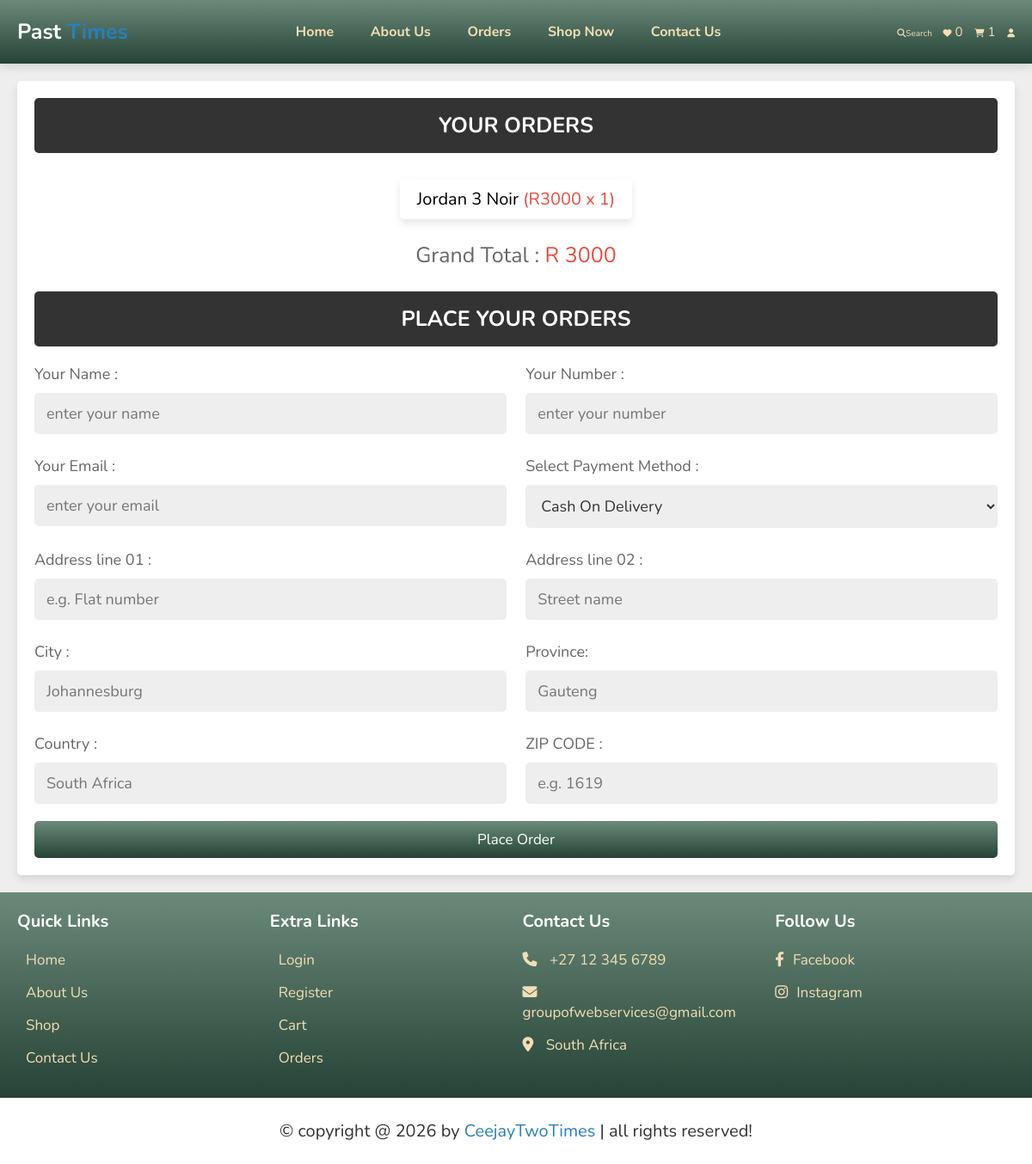
The page /checkout.php (signed in) on the database its author committed.
### tables this page shows
CREATE TABLE `cart` (
  `id` int(100) NOT NULL,
  `user_id` int(100) NOT NULL,
  `pid` int(100) NOT NULL,
  `name` varchar(100) NOT NULL,
  `price` int(10) NOT NULL,
  `quantity` int(10) NOT NULL,
  `image` varchar(100) NOT NULL
);

### checkout.php (the view, shortened to what this page needs)
<?php
include 'components/connect.php';
if(isset($_SESSION['user_id'])){
   $user_id = $_SESSION['user_id'];
}else{
   $user_id = '';
   header('location:user_login.php');
};
?>
<!DOCTYPE html>
<html lang="en">
<head>
   <link rel="stylesheet" href="https://cdnjs.cloudflare.com/ajax/libs/font-awesome/6.1.1/css/all.min.css">
   <link rel="stylesheet" href="css/style.css">
</head>
<body>
<?php include 'components/user_header.php'; ?>
<section class="checkout-orders">
   <form action="" method="POST">
   <h3>Your Orders</h3>
      <div class="display-orders">
      <?php
         $grand_total = 0;
         $select_cart = $conn->prepare("SELECT * FROM `cart` WHERE user_id = ?");
         $select_cart->execute([$user_id]);
         if($select_cart->rowCount() > 0){
            while($fetch_cart = $select_cart->fetch(PDO::FETCH_ASSOC)){
               $grand_total += ($fetch_cart['price'] * $fetch_cart['quantity']);
      ?>
         <p> <?= $fetch_cart['name']; ?> <span>(<?= 'R'.$fetch_cart['price'].' x '. $fetch_cart['quantity']; ?>)</span> </p>
      <?php
            }
         }else{
            echo '<p class="empty">your cart is empty!</p>';
         }
      ?>
         <div class="grand-total">Grand Total : <span> R <?= $grand_total; ?></span></div>
      </div>
      <h3>Place Your Orders</h3>
      <div class="flex">
         <div class="inputBox">
            <span>Your Name :</span>
            <input type="text" name="name" placeholder="enter your name" class="box" maxlength="20" required>
         </div>
         <div class="inputBox">
            <span>Your Number :</span>
            <input type="number" name="number" placeholder="enter your number" class="box" min="0" max="9999999999" onkeypress="if(this.value.length == 10) return false;" required>
         </div>
         <div class="inputBox">
            <span>Your Email :</span>
            <input type="email" name="email" placeholder="enter your email" class="box" maxlength="50" required>
         </div>
         <div class="inputBox">
            <span>Select Payment Method :</span>
            <select name="method" class="box" required>
               <option value="cash on delivery">Cash On Delivery</option>
            </select>
         </div>
         <div class="inputBox">
            <span>Address line 01 :</span>
            <input type="text" name="flat" placeholder="e.g. Flat number" class="box" maxlength="50" required>
         </div>
         <div class="inputBox">
            <span>Address line 02 :</span>
            <input type="text" name="street" placeholder="Street name" class="box" maxlength="50" required>
         </div>
         <div class="inputBox">
            <span>City :</span>
            <input type="text" name="city" placeholder="Johannesburg" class="box" maxlength="50" required>
         </div>
         <div class="inputBox">
            <span>Province:</span>
            <input type="text" name="state" placeholder="Gauteng" class="box" maxlength="50" required>
         </div>
         <div class="inputBox">
            <span>Country :</span>
            <input type="text" name="country" placeholder="South Africa" class="box" maxlength="50" required>
         </div>
         <div class="inputBox">
            <span>ZIP CODE :</span>
            <input type="number" min="0" name="pin_code" placeholder="e.g. 1619" min="0" max="999999" onkeypress="if(this.value.length == 6) return false;" class="box" required>
         </div>
      </div>
      <input type="submit" name="order" class="btn <?= ($grand_total > 1)?'':'disabled'; ?>" value="place order">
   </form>
</section>
<?php include 'components/footer.php'; ?>
</body>
</html>

### css/style.css (style rules this page uses)
:root { --main-color:#2980b9; --orange:#f39c12; --red:#e74c3c; --black:#333; --white:#fff; --light-color:#666; --light-bg:#eee; --box-shadow:0 .5rem 1rem rgba(0,0,0,.1); }
* { font-family: 'Nunito', sans-serif; margin:0; padding:0; box-sizing: border-box; outline: none; border:none; text-decoration: none; }
html { font-size: 62.5%; overflow-x: hidden; }
body { background-color: var(--light-bg); }
section { padding:2rem; margin:0 auto; }
.btn, .delete-btn, .option-btn { display: block; width: 100%; margin-top: 1rem; border-radius: .5rem; padding:1rem 3rem; font-size: 1.7rem; text-transform: capitalize; color:var(--white); cursor: pointer; text-align: center; }
.btn { background: linear-gradient(180deg, #6B8A7A, #254336); }
.display-orders { text-align: center; padding-bottom: 0; }
.display-orders p { display: inline-block; padding:1rem 2rem; margin:1rem .5rem; font-size: 2rem; text-align: center; border:var(--border); background-color: var(--white); box-shadow: var(--box-shadow); border-radius: .5rem; }
.display-orders p span { color:var(--red); }
.display-orders .grand-total { margin-top: 1.5rem; margin-bottom: 2.5rem; font-size: 2.5rem; color:var(--light-color); }
.display-orders .grand-total span { color:var(--red); }
.checkout-orders form { padding:2rem; border:var(--border); background-color: var(--white); box-shadow: var(--box-shadow); border-radius: .5rem; }
.checkout-orders form h3 { border-radius: .5rem; background-color: var(--black); color:var(--white); padding:1.5rem 1rem; text-align: center; text-transform: uppercase; margin-bottom: 2rem; font-size: 2.5rem; }
.checkout-orders form .flex { display: flex; flex-wrap: wrap; gap:1.5rem; justify-content: space-between; }
.checkout-orders form .flex .inputBox { width: 49%; }
.checkout-orders form .flex .inputBox .box { width: 100%; border:var(--border); border-radius: .5rem; font-size: 1.8rem; color:var(--black); padding:1.2rem 1.4rem; margin:1rem 0; background-color: var(--light-bg); }
.checkout-orders form .flex .inputBox span { font-size: 1.8rem; color:var(--light-color); }

### rows shown on the page
cart: name "Jordan 3 Noir", price "3000", quantity "1"

### other values the page prints
$total_wishlist_counts "0"
$total_cart_counts "1"
$grand_total "3000"
